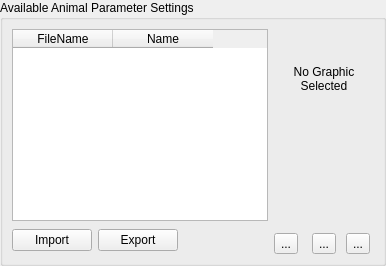
    <widget class="QGroupBox" name="grpProfiles" >
     <property name="whatsThis" >
      <string>&lt;html>&lt;head>&lt;meta name="qrichtext" content="1" />&lt;style type="text/css">
p, li { white-space: pre-wrap; }
&lt;/style>&lt;/head>&lt;body style=" font-family:'Sans Serif'; font-size:9pt; font-weight:400; font-style:normal; text-decoration:none;">
&lt;p style=" margin-top:0px; margin-bottom:0px; margin-left:0px; margin-right:0px; -qt-block-indent:0; text-indent:0px;">In order to enable LandUse Analyst to model animals, several details must be supplied. Animal Parameter Manager asks for the specific information about the animal which tells the program how the animal was fed, and how big a part of the settlements diet it was. As with Animal Manager, it is possible to have more than one parameter named the same thing. Again, just enter a descriptor in the Notes: field.&lt;/p>
&lt;p style=" margin-top:12px; margin-bottom:12px; margin-left:0px; margin-right:0px; -qt-block-indent:0; text-indent:0px;">To define different parameters for the same animal, follow the same procedure as for defining multiple animals with the same name. Let's say you want to have two parameters set up for cows as an example. The Name: field is Cow for both, but in Notes: field, enter Optimistic for one, and Conservative for the other. Then adjust the parameters as you wish for each. Even though the name is the same, the parameters are saved uniquely. Having multiple parameters can be useful for setting up different scenarios, such as drought years, diease, catastrophic events, etc. Eventually, LandUse Analyst will have the ability to model over time, and will ahve these types of scenarios incorporated into the model.&lt;/p>&lt;/body>&lt;/html></string>
     </property>
     <property name="title" >
      <string>Available Animal Parameter Settings</string>
     </property>
     <layout class="QGridLayout" >
      <property name="margin" >
       <number>9</number>
      </property>
      <property name="spacing" >
       <number>6</number>
      </property>
      <item rowspan="2" row="0" column="3" >
       <layout class="QGridLayout" >
        <property name="margin" >
         <number>0</number>
        </property>
        <property name="spacing" >
         <number>6</number>
        </property>
        <item row="3" column="1" >
         <widget class="QToolButton" name="toolCopy" >
          <property name="toolTip" >
           <string>&lt;html>&lt;head>&lt;meta name="qrichtext" content="1" />&lt;style type="text/css">
p, li { white-space: pre-wrap; }
&lt;/style>&lt;/head>&lt;body style=" font-family:'Sans Serif'; font-size:9pt; font-weight:400; font-style:normal; text-decoration:none;">
&lt;p style=" margin-top:0px; margin-bottom:0px; margin-left:0px; margin-right:0px; -qt-block-indent:0; text-indent:0px;">Clone the currently selected parameter&lt;/p>&lt;/body>&lt;/html></string>
          </property>
          <property name="whatsThis" >
           <string>&lt;html>&lt;head>&lt;meta name="qrichtext" content="1" />&lt;style type="text/css">
p, li { white-space: pre-wrap; }
&lt;/style>&lt;/head>&lt;body style=" font-family:'Sans Serif'; font-size:9pt; font-weight:400; font-style:normal; text-decoration:none;">
&lt;p style=" margin-top:0px; margin-bottom:0px; margin-left:0px; margin-right:0px; -qt-block-indent:0; text-indent:0px;">If you want to create a new parameter that is similar to one already defined, you can clone this parameter to save time. All of the settings of the parameter you are cloning are transferred to the new clone, but the name is changed to Clone of ... (whatever the name of the parameter you are cloning was).&lt;/p>&lt;/body>&lt;/html></string>
          </property>
          <property name="text" >
           <string>...</string>
          </property>
          <property name="icon" >
           <iconset resource="../resources/resources.qrc" >:/copy.png</iconset>
          </property>
         </widget>
        </item>
        <item row="3" column="2" >
         <widget class="QToolButton" name="toolDelete" >
          <property name="toolTip" >
           <string>&lt;html>&lt;head>&lt;meta name="qrichtext" content="1" />&lt;style type="text/css">
p, li { white-space: pre-wrap; }
&lt;/style>&lt;/head>&lt;body style=" font-family:'Sans Serif'; font-size:9pt; font-weight:400; font-style:normal; text-decoration:none;">
&lt;p style=" margin-top:0px; margin-bottom:0px; margin-left:0px; margin-right:0px; -qt-block-indent:0; text-indent:0px;">Delete the currently selected parameter&lt;/p>&lt;/body>&lt;/html></string>
          </property>
          <property name="text" >
           <string>...</string>
          </property>
          <property name="icon" >
           <iconset resource="../resources/resources.qrc" >:/delete.png</iconset>
          </property>
         </widget>
        </item>
        <item row="3" column="0" >
         <widget class="QToolButton" name="toolNew" >
          <property name="toolTip" >
           <string>&lt;html>&lt;head>&lt;meta name="qrichtext" content="1" />&lt;style type="text/css">
p, li { white-space: pre-wrap; }
&lt;/style>&lt;/head>&lt;body style=" font-family:'Sans Serif'; font-size:9pt; font-weight:400; font-style:normal; text-decoration:none;">
&lt;p style=" margin-top:0px; margin-bottom:0px; margin-left:0px; margin-right:0px; -qt-block-indent:0; text-indent:0px;">Define a new parameter&lt;/p>&lt;/body>&lt;/html></string>
          </property>
          <property name="whatsThis" >
           <string>&lt;html>&lt;head>&lt;meta name="qrichtext" content="1" />&lt;style type="text/css">
p, li { white-space: pre-wrap; }
&lt;/style>&lt;/head>&lt;body style=" font-family:'Sans Serif'; font-size:9pt; font-weight:400; font-style:normal; text-decoration:none;">
&lt;p style=" margin-top:0px; margin-bottom:0px; margin-left:0px; margin-right:0px; -qt-block-indent:0; text-indent:0px;">If you simply change the name or settings and click apply in the Animal Parameter Manager, you are just editing the parameter currently selected. To create a new parameter, you &lt;span style=" font-weight:600;">must&lt;/span> click on the New button.&lt;/p>&lt;/body>&lt;/html></string>
          </property>
          <property name="text" >
           <string>...</string>
          </property>
          <property name="icon" >
           <iconset resource="../resources/resources.qrc" >:/new.png</iconset>
          </property>
         </widget>
        </item>
        <item row="0" column="0" colspan="3" >
         <widget class="QLabel" name="lblAnimalPic" >
          <property name="minimumSize" >
           <size>
            <width>100</width>
            <height>100</height>
           </size>
          </property>
          <property name="maximumSize" >
           <size>
            <width>100</width>
            <height>100</height>
           </size>
          </property>
          <property name="text" >
           <string>No Graphic
Selected</string>
          </property>
          <property name="alignment" >
           <set>Qt::AlignCenter</set>
          </property>
         </widget>
        </item>
        <item row="2" column="1" >
         <spacer>
          <property name="orientation" >
           <enum>Qt::Vertical</enum>
          </property>
          <property name="sizeHint" >
           <size>
            <width>20</width>
            <height>40</height>
           </size>
          </property>
         </spacer>
        </item>
       </layout>
      </item>
      <item row="0" column="0" colspan="3" >
       <widget class="QTableWidget" name="tblAnimalParameterProfiles" >
        <property name="toolTip" >
         <string>&lt;html>&lt;head>&lt;meta name="qrichtext" content="1" />&lt;style type="text/css">
p, li { white-space: pre-wrap; }
&lt;/style>&lt;/head>&lt;body style=" font-family:'Sans Serif'; font-size:9pt; font-weight:400; font-style:normal; text-decoration:none;">
&lt;p style=" margin-top:0px; margin-bottom:0px; margin-left:0px; margin-right:0px; -qt-block-indent:0; text-indent:0px;">Select a parameter here to see and/or edit it's properties below.&lt;/p>&lt;/body>&lt;/html></string>
        </property>
        <property name="whatsThis" >
         <string>&lt;html>&lt;head>&lt;meta name="qrichtext" content="1" />&lt;style type="text/css">
p, li { white-space: pre-wrap; }
&lt;/style>&lt;/head>&lt;body style=" font-family:'Sans Serif'; font-size:9pt; font-weight:400; font-style:normal; text-decoration:none;">
&lt;p style=" margin-top:0px; margin-bottom:0px; margin-left:0px; margin-right:0px; -qt-block-indent:0; text-indent:0px;">In order to enable LandUse Analyst to model animals, several details must be supplied. Animal Parameter Manager asks for these specifics. As with Animal Manager, it is possible to have more than one parameter named the same thing. Again, just enter a descriptor in the Notes: field.&lt;/p>
&lt;p style=" margin-top:12px; margin-bottom:12px; margin-left:0px; margin-right:0px; -qt-block-indent:0; text-indent:0px;">To define different parameters for the same animal, follow the same procedure as for defining multiple animals with the same name. Let's say you want to have two parameters set up for Cows as an example. The Name: field is Cow for both, but in Notes: field, enter Optimistic for one, and Conservative for the other. Then adjust the parameters as you wish for each. Even though the name is the same, the parameters are saved uniquely. Having multiple parameters can be useful for setting up different scenarios, such as drought years, diease, catastrophic events, etc. Eventually, LandUse Analyst will have the ability to model over time, and will have these types of scenarios incorporated into the model.&lt;/p>&lt;/body>&lt;/html></string>
        </property>
        <property name="alternatingRowColors" >
         <bool>true</bool>
        </property>
        <property name="selectionMode" >
         <enum>QAbstractItemView::SingleSelection</enum>
        </property>
        <property name="selectionBehavior" >
         <enum>QAbstractItemView::SelectRows</enum>
        </property>
        <column>
         <property name="text" >
          <string>FileName</string>
         </property>
        </column>
        <column>
         <property name="text" >
          <string>Name</string>
         </property>
        </column>
       </widget>
      </item>
      <item row="1" column="2" >
       <spacer>
        <property name="orientation" >
         <enum>Qt::Horizontal</enum>
        </property>
        <property name="sizeHint" >
         <size>
          <width>71</width>
          <height>27</height>
         </size>
        </property>
       </spacer>
      </item>
      <item row="1" column="1" >
       <widget class="QPushButton" name="pbnExport" >
        <property name="minimumSize" >
         <size>
          <width>80</width>
          <height>0</height>
         </size>
        </property>
        <property name="text" >
         <string>Export</string>
        </property>
       </widget>
      </item>
      <item row="1" column="0" >
       <widget class="QPushButton" name="pbnImport" >
        <property name="minimumSize" >
         <size>
          <width>80</width>
          <height>0</height>
         </size>
        </property>
        <property name="text" >
         <string>Import</string>
        </property>
       </widget>
      </item>
     </layout>
    </widget>
